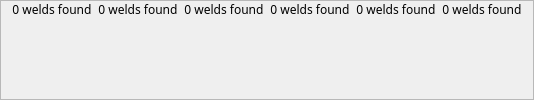
    <widget class="QFrame" name="testsFoundFrame">
     <property name="frameShape">
      <enum>QFrame::StyledPanel</enum>
     </property>
     <property name="frameShadow">
      <enum>QFrame::Raised</enum>
     </property>
     <layout class="QHBoxLayout" name="horizontalLayout_11">
      <property name="topMargin">
       <number>0</number>
      </property>
      <item>
       <widget class="QLabel" name="vtTestsFoundLbl">
        <property name="font">
         <font>
          <family>Microsoft YaHei</family>
         </font>
        </property>
        <property name="text">
         <string>0 welds found</string>
        </property>
        <property name="alignment">
         <set>Qt::AlignHCenter|Qt::AlignTop</set>
        </property>
       </widget>
      </item>
      <item>
       <widget class="QLabel" name="ptTestsFoundLbl">
        <property name="font">
         <font>
          <family>Microsoft YaHei</family>
         </font>
        </property>
        <property name="text">
         <string>0 welds found</string>
        </property>
        <property name="alignment">
         <set>Qt::AlignHCenter|Qt::AlignTop</set>
        </property>
       </widget>
      </item>
      <item>
       <widget class="QLabel" name="mtTestsFoundLbl">
        <property name="font">
         <font>
          <family>Microsoft YaHei</family>
         </font>
        </property>
        <property name="text">
         <string>0 welds found</string>
        </property>
        <property name="alignment">
         <set>Qt::AlignHCenter|Qt::AlignTop</set>
        </property>
       </widget>
      </item>
      <item>
       <widget class="QLabel" name="utTestsFoundLbl">
        <property name="font">
         <font>
          <family>Microsoft YaHei</family>
         </font>
        </property>
        <property name="text">
         <string>0 welds found</string>
        </property>
        <property name="alignment">
         <set>Qt::AlignHCenter|Qt::AlignTop</set>
        </property>
       </widget>
      </item>
      <item>
       <widget class="QLabel" name="rtTestsFoundLbl">
        <property name="font">
         <font>
          <family>Microsoft YaHei</family>
         </font>
        </property>
        <property name="text">
         <string>0 welds found</string>
        </property>
        <property name="alignment">
         <set>Qt::AlignHCenter|Qt::AlignTop</set>
        </property>
       </widget>
      </item>
      <item>
       <widget class="QLabel" name="ltTestsFoundLbl">
        <property name="font">
         <font>
          <family>Microsoft YaHei</family>
         </font>
        </property>
        <property name="text">
         <string>0 welds found</string>
        </property>
        <property name="alignment">
         <set>Qt::AlignHCenter|Qt::AlignTop</set>
        </property>
       </widget>
      </item>
     </layout>
    </widget>
